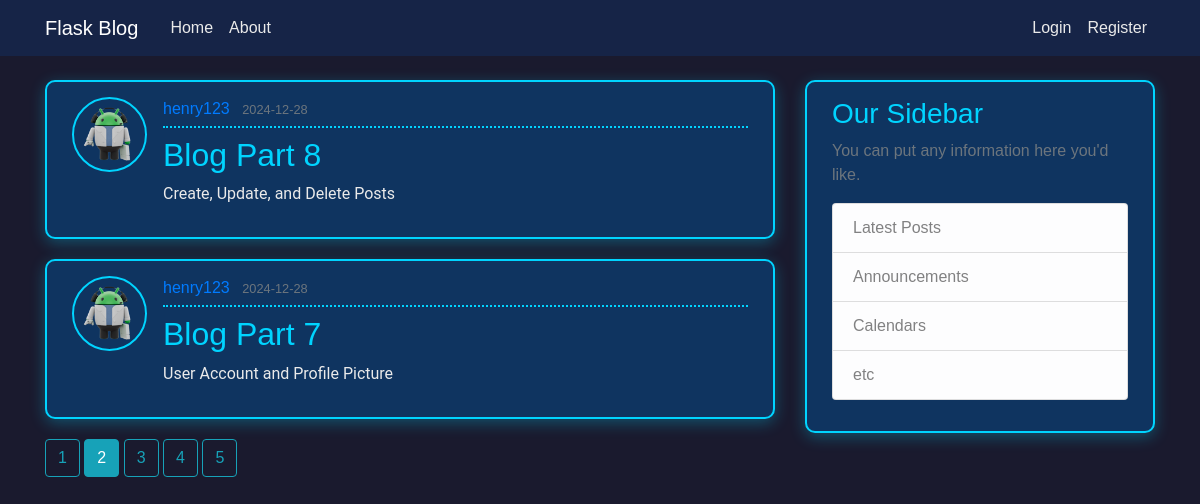
The page /home?page=2 on the database its author committed.
### flaskblog/models.py (models this page shows, shortened)
class Post(db.Model):
    id = db.Column(db.Integer, primary_key=True)
    title = db.Column(db.String(100), nullable=False)
    date_posted = db.Column(db.DateTime, nullable=False, default=datetime.utcnow)
    content = db.Column(db.Text, nullable=False)
    user_id = db.Column(db.Integer, db.ForeignKey('user.id'), nullable=False)

class User(db.Model, UserMixin):
    id = db.Column(db.Integer, primary_key=True)
    username = db.Column(db.String(20), unique=True, nullable=False)
    email = db.Column(db.String(120), unique=True, nullable=False)
    image_file = db.Column(db.String(20), nullable=False, default='default.jpg')
    password = db.Column(db.String(60), nullable=False)
    posts = db.relationship('Post', backref='author', lazy=True)

### flaskblog/routes.py (the view)
@app.route("/")
@app.route("/home")
def home():
    page = request.args.get('page', 1, type=int) # 從查詢參數中獲取當前頁數，默認為 1，並轉換為整數
    posts = Post.query.order_by(Post.date_posted.desc()).paginate(page=page, per_page=2) # 查詢所有文章，按發佈日期降序排列，並進行分頁，每頁顯示 2 篇文章
    return render_template('home.html', posts=posts) #返回經過處理的 home.html，並傳遞文章列表到模板中

### flaskblog/templates/home.html
{% extends "layout.html" %}
{% block content %}
    {% for post in posts.items %}
        <article class="media content-section">
          <img class="rounded-circle article-img" src="{{ url_for('static', filename='profile_pics/' + post.author.image_file) }}">
          <div class="media-body">
            <div class="article-metadata">
              <a class="mr-2" href="{{ url_for('user_posts', username=post.author.username) }}">{{ post.author.username }}</a>
              <small class="text-muted">{{ post.date_posted.strftime('%Y-%m-%d') }}</small>
            </div>
            <h2><a class="article-title" href="{{ url_for('post', post_id=post.id) }}">{{ post.title }}</a></h2>
            <p class="article-content">{{ post.content }}</p>
          </div>
        </article>
    {% endfor %}
    {% for page_num in posts.iter_pages(left_edge=1, right_edge=1, left_current=1, right_current=2) %}
      {% if page_num %}
        {% if posts.page == page_num %}
          <a class="btn btn-info mb-4" href="{{ url_for('home', page=page_num) }}">{{ page_num }}</a>
        {% else %}
          <a class="btn btn-outline-info mb-4" href="{{ url_for('home', page=page_num) }}">{{ page_num }}</a>
        {% endif %}
      {% else %}
        ...
      {% endif %}
    {% endfor %}
{% endblock content %}

### flaskblog/static/main.css (style rules this page uses)
body { background: #1a1a2e; color: #eaeaea; font-family: 'Orbitron', sans-serif; margin-top: 5rem; }
h1, h2, h3, h4, h5, h6 { color: #00d4ff; }
.content-section { background: #0f3460; padding: 15px 25px; border: 2px solid #00d4ff; border-radius: 10px; margin-bottom: 20px; box-shadow: 0 4px 15px rgba(0, 212, 255, 0.3); }
.article-title { color: #00d4ff; }
.article-content { white-space: pre-line; font-family: 'Roboto', sans-serif; color: #eaeaea; }
.article-img { height: 75px; width: 75px; margin-right: 16px; border: 2px solid #00d4ff; border-radius: 10%; }
.article-metadata { padding-bottom: 5px; margin-bottom: 8px; border-bottom: 2px dotted #00d4ff; }

### rows shown on the page
Post: image_file (picture), author.username "henry123", date_posted "2024-12-28", title "Blog Part 8", content "Create, Update, and Delete Posts"
Post: image_file (picture), author.username "henry123", date_posted "2024-12-28", title "Blog Part 7", content "User Account and Profile Picture"

### other values the page prints
{{ page_num }} "1" "3" "4" "5"
{{ page_num }} "2"
